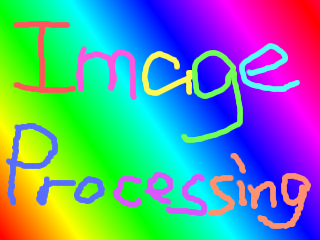
#> input picture BV1/ex2/data/B1.png, 320 x 240 px
$ python calibrate.py
#> lines starting #> are read from the running program, lines starting #| are printed output that depends on the picture
#> in main, img is the input picture: PIL image 320x240 RGB; mean R, G, B 96.6, 146.3, 156.5
'''
	Image Processing 1 - Exercise 2 - WiSe 2012/13

	Author : Weipeng He
	Email : 2he@informatik.uni-hamburg.de

	Description :
		Convert a image to equally bright in every pixel.
'''

from PIL import Image, ImageOps

# set the calibrated image intensity to 80,
# which guarantees that every part of calibrated rgb values
# won't exceed 255. (3 * 80 = 240 < 255)
INTENSITY = 80.0

# Convert a image to equally bright in every pixel.
def calibrate (img) :
	img = img.copy()
	w, h = img.size
#> w = 320; h = 240
	for i in range(0, h) :
		for j in range(0, w) :
			# for every pixel
			color = img.getpixel((j, i))
			ratio = sum(color) / 3.0 / INTENSITY
			color = int(round(color[0] / ratio)), int(round(color[1] / ratio)), int(round(color[2] / ratio))
			img.putpixel((j, i), color)
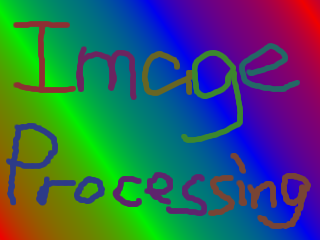
#> img: PIL image 320x240 RGB; mean R, G, B 54.8, 90, 95.2
	return img

def main() :
	img = Image.open("../data/B1.png")
	img = calibrate(img)
	img.show()
	img.save("../data/B2.png")
	img = ImageOps.grayscale(img)
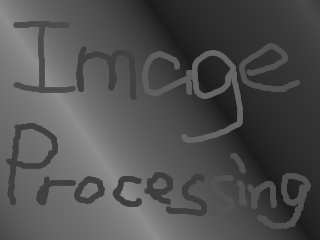
#> img: PIL image 320x240 L; min 27, max 141, mean 80.1
	img.save("../data/B2-grayscale.png")

if __name__ == "__main__" :
	main()
